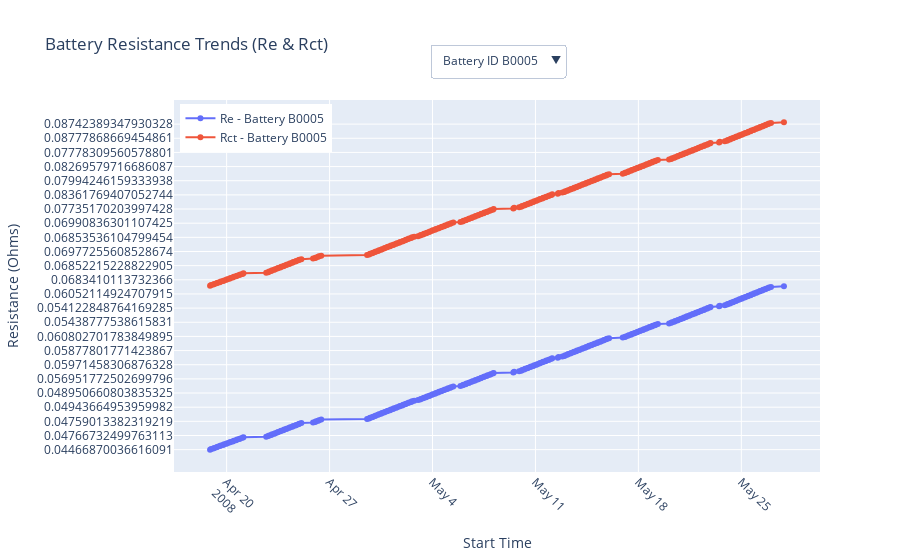

The code cell stored with this chart in its notebook:
### Code cell
import plotly.graph_objects as go

def create_plot_with_dropdown(impedance_data):
    battery_ids = impedance_data['battery_id'].unique()
    
    fig = go.Figure()

    for battery_id in battery_ids:
        battery_data = impedance_data[impedance_data['battery_id'] == battery_id]
        
        fig.add_trace(go.Scatter(
            x=battery_data['start_time'],
            y=battery_data['Re'],
            mode='lines+markers',
            name=f'Re - Battery {battery_id}',
            visible=False
        ))
        fig.add_trace(go.Scatter(
            x=battery_data['start_time'],
            y=battery_data['Rct'],
            mode='lines+markers',
            name=f'Rct - Battery {battery_id}',
            visible=False
        ))

    for i in range(2):
        fig.data[i].visible = True

    dropdown_options = []
    for i, battery_id in enumerate(battery_ids):
        visible_traces = [False] * len(fig.data)
        visible_traces[2 * i] = True
        visible_traces[2 * i + 1] = True
        dropdown_options.append(
            dict(
                label=f"Battery ID {battery_id}",
                method="update",
                args=[{"visible": visible_traces},
                      {"title": f"Resistance Trends for Battery {battery_id}"}]
            )
        )

    fig.update_layout(
        updatemenus=[
            dict(
                buttons=dropdown_options,
                direction="down",
                showactive=True,
                x=0.5,
                y=1.15,
                xanchor="center",
                yanchor="top"
            )
        ],
        title="Battery Resistance Trends (Re & Rct)",
        xaxis_title="Start Time",
        yaxis_title="Resistance (Ohms)",
        xaxis=dict(tickangle=45),
        legend=dict(
            x=0.01, 
            y=0.99
        ),
        template="plotly"
    )

    fig.show()

create_plot_with_dropdown(impedance_data)
